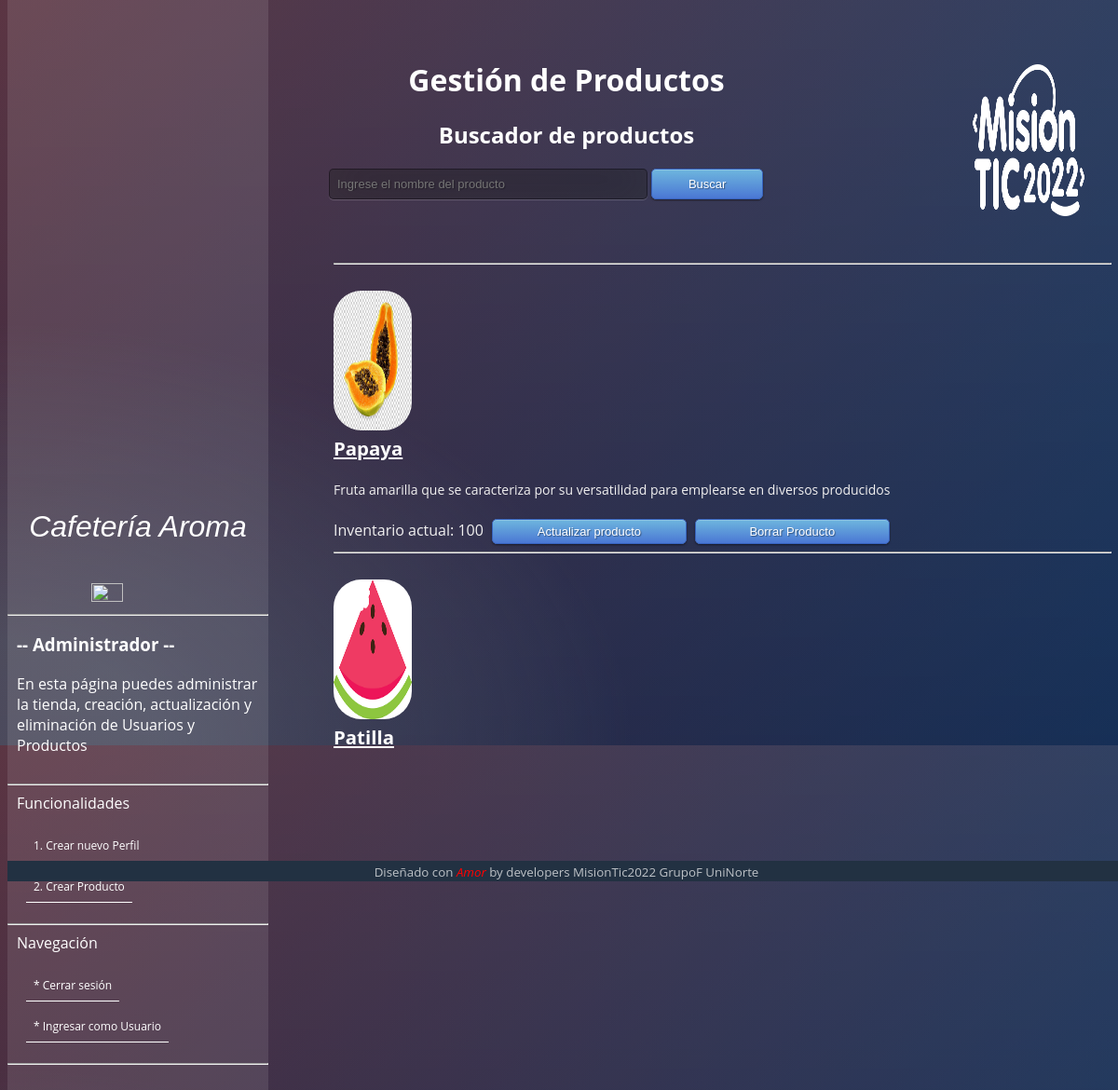
The app's page /admin/ (signed in), older data.
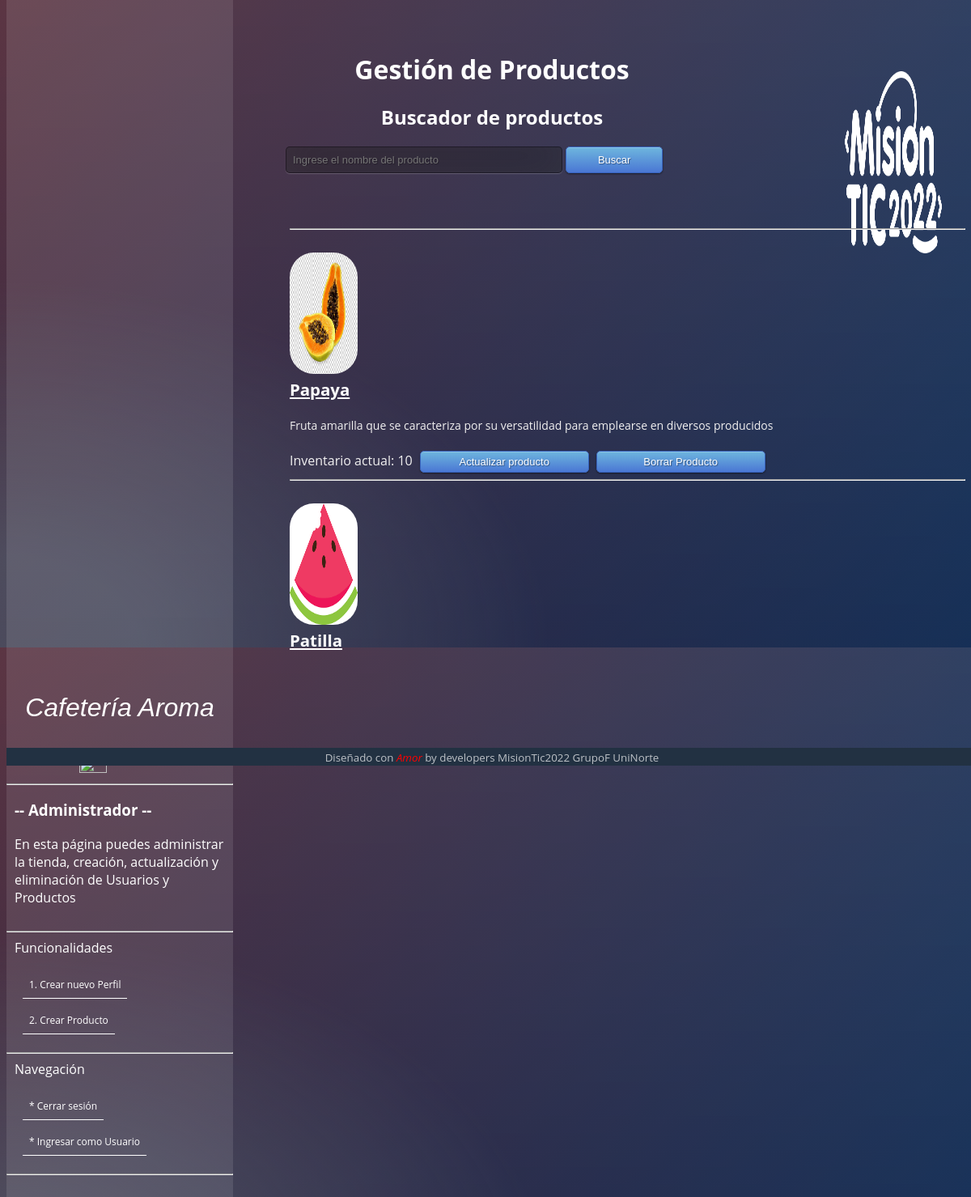
The same page, newer data.
### tables this page shows
CREATE TABLE productos (id_producto INTEGER PRIMARY KEY AUTOINCREMENT, nombre VARCHAR NOT NULL, cantidad INTEGER NOT NULL, descripcion VARCHAR NOT NULL, imagen BLOB, usuario VARCHAR REFERENCES usuarios (usuario), fecha_actualizacion DATETIME);

### app.py (the view)
@app.route('/admin/')
def admin():
    if g.user is None:
        return redirect(url_for('login'))
    close_db()
    db = get_db()
    data = db.execute('SELECT * FROM productos').fetchall()
    close_db()
    return render_template('admin.html',products = data)

### app.py (called while the page is built)
@app.before_request
def load_logged_user():
    usuario = session.get("usuario")
    print(usuario)
    if usuario is None:
        g.user = None
    else:
        close_db()
        g.user = get_db().execute('SELECT * FROM usuarios WHERE usuario=?', (usuario,)).fetchone
        close_db()

### db.py (called while the page is built)
def get_db():#Conecta base de datos
    try:
        if 'db' not in g:
            g.db = sqlite3.connect('cafeteria.db')
            return g.db
    except Error:
        print(Error)

### templates/admin.html (shortened to what this page needs)
<!DOCTYPE html>
<html lang="en">
<head>
    <link id="theme-style" rel="stylesheet" href="../static/css/store.css">
</head>
<body>
    <img src="/static/images/logo_misionTic.png" class="imgLogo">
    <h1>Gestión de Productos</h1>
    <header class="header text-center">
        <h1 class="titulo">Cafetería Aroma</h1>
        <div>
            <img src="../static/images/tazacafe.png" class="imgLogo1">
        </div>
        <hr>
	    <nav>
			<div id="navigation">
                <h3 class="descripciónPagina">--   Administrador   --</h3>
                <div class="descripciónPagina">En esta página puedes administrar la tienda, creación, actualización y eliminación de Usuarios y Productos</div>
            </div></br> <hr>
            <div class="descripciónPagina">Funcionalidades</div></br>
            <a href="{{ url_for('register') }}" class="login-forgot-pass">1. Crear nuevo Perfil</a> </br></br>
            <a href="{{ url_for('registerProduct') }}" class="login-forgot-pass">2. Crear Producto</a>
            </br></br> <hr>
            <div class="descripciónPagina">Navegación</div></br>
            <a href="{{ url_for('logout') }}"  class="login-forgot-pass">* Cerrar sesión</a>
            <a href="{{ url_for('logout') }}"  class="login-forgot-pass">* Ingresar como Usuario</a>
            </br></br> <hr>
        </nav>
    </header>
    <h2>Buscador de productos</h2>
    <input class="buscador" placeholder="Ingrese el nombre del producto"></input>
    <button class="botonBuscador">Buscar</button>
    <div class="main-wrapper" >
	    <section class="blog-list px-3 py-5 p-md-5" >
            {% for product in products%}
                <hr> <div class="container" >
                    <div class="item mb-5">
                        <div class="media">
                            <img class="mr-3 img-fluid post-thumb d-none d-md-flex" src="{{product.4}}" alt="image" style="height: 150px">
                            <div class="media-body">
                                <h3 class="title">{{product.1}}</h3>
                                <div class="intro">{{product.3}}</div><br />
                                <label class="meta" for="Inventario_actual" >Inventario actual: {{product.2}}</label>
                                <a href= "/admin/editProduct/{{product.0}}/"><button class="botonAtualizarInventario">Actualizar producto</button></a>
                                <a href= "/deleteProduct/{{product.0}}/" ><button class="botonAtualizarInventario" clas ="btn-delete">Borrar Producto</button></a>
                                <br />
                            </div>
                        </div>
                    </div>
                </div>
            {% endfor %}
	    </section>
    </div>
    <footer class="footer text-center py-2 theme-bg-dark">
        <small class="copyright">Diseñado con <i style="color: #ff0000;"> Amor </i> by developers MisionTic2022 GrupoF UniNorte</small>
    </footer>
</body>
</html>

Row changes from the older to the newer data that the page shows:
changed productos "Papaya": cantidad "100" → "10"
